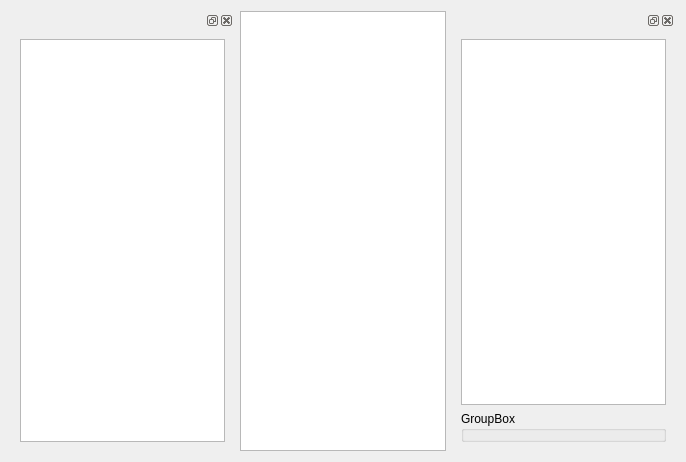
<?xml version="1.0" encoding="UTF-8"?>
<ui version="4.0">
 <class>VMADeditor</class>
 <widget class="QWidget" name="VMADeditor">
  <property name="geometry">
   <rect>
    <x>0</x>
    <y>0</y>
    <width>686</width>
    <height>462</height>
   </rect>
  </property>
  <property name="windowTitle">
   <string>Form</string>
  </property>
  <layout class="QHBoxLayout" name="horizontalLayout_3">
   <item>
    <widget class="QDockWidget" name="dockOutput">
     <widget class="QWidget" name="dockWidgetContents">
      <layout class="QVBoxLayout" name="verticalLayout_2">
       <item>
        <widget class="QListView" name="listView"/>
       </item>
      </layout>
     </widget>
    </widget>
   </item>
   <item>
    <widget class="QTextEdit" name="editSource"/>
   </item>
   <item>
    <widget class="QDockWidget" name="dockProperties">
     <widget class="QWidget" name="dockWidgetContents_2">
      <layout class="QVBoxLayout" name="verticalLayout">
       <item>
        <widget class="QTableWidget" name="tableWidget"/>
       </item>
       <item>
        <widget class="QGroupBox" name="groupBox">
         <property name="title">
          <string>GroupBox</string>
         </property>
        </widget>
       </item>
      </layout>
     </widget>
    </widget>
   </item>
  </layout>
 </widget>
 <resources/>
 <connections/>
</ui>
